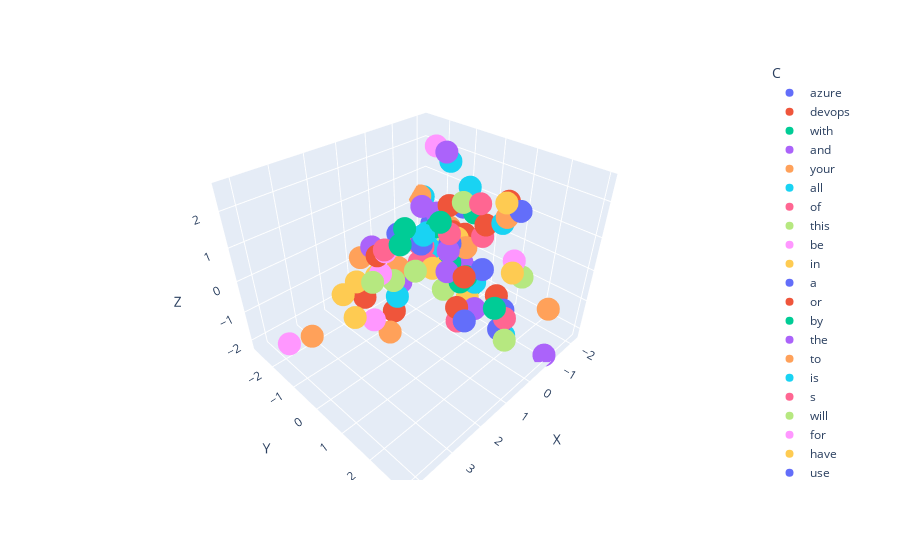

Here is the notebook cell this chart was saved with:
### Markdown cell above
## Word Visualization

pip install plotly
pip install nbformat

had to restart after installing nbformat.

### Code cell
from sklearn.decomposition import PCA

def reduceDim(X,new_dim=3):
    pca = PCA(n_components=new_dim)
    pca.fit(X)
    X_new = pca.transform(X)
    return X_new

X = np.random.rand(50,100)
print(X.shape)


X_new = reduceDim(X)
print(X_new.shape)

def sampleWords(E,W2I,wordsToSample):
    indx = [W2I[word] for word in wordsToSample]
    E_sampled = E[indx,:]
    return E_sampled

wordsToSample = ['azure', 'devops', 'with', 'and', 'your', 'all', 'of', 'this', 'be', 'in' ,'a' ,'or',
 'by', 'the', 'to', 'is' ,'s' ,'will' ,'for' ,'have' ,'use' ,'development',
 'project', '1', '3', 'com' ,'our' ,'as', 'you' ,'from', '4', 'that' ,'can' ,'at',
 'are', 'on', 'also', 'up', 'microsoft', 'an' ,'it' ,'now', 'work', 'using',
 'application', '6', 'new', 'if' ,'we' ,'section' ,'2', 'create', '5' ,'ci' ,'cd',
 'control', 'code', 'boards', 'pipelines' ,'test', 'artifacts', 'creating',
 'organization', 'items', 'source', 'github', 'repository' ,'pull' ,'request',
 'branch' ,'visual', 'studio' ,'release', 'build' ,'agents', 'hosted' ,'when',
 'agent' ,'pipeline', 'stage', 'container' ,'testing' ,'setting', 'set',
 'package', 'deployment', 'based', 'service' ,'chapter', 'how' ,'add' ,'need',
 'following', 'https', 'next' ,'used', 'here', 'run', 'name', 'see', 'select',
 'then', 'different', 'figure', 'll', 'created', 'task', 'click']

E_sampled = sampleWords(E,W2I,wordsToSample)

print(E_sampled.shape)

E_sampled_new = reduceDim(E_sampled)

print(E_sampled_new.shape)


import plotly.express as px
import pandas as pd

def plot3D(X,Y,Z,labels):
    df = pd.DataFrame({'X':X,'Y':Y,'Z':Z,'C':labels})
    fig = px.scatter_3d(df,x='X',y='Y',z='Z',color='C')
    fig.show()

plot3D(E_sampled_new[:,0],E_sampled_new[:,1],E_sampled_new[:,2],wordsToSample)

### Figure 1 — Plotly figure (JSON) as saved in the notebook; plotly's stock layout.template omitted (floating-point values rounded to 4 significant figures)
{"data": [{"hovertemplate": "C=azure<br>X=%{x}<br>Y=%{y}<br>Z=%{z}<extra></extra>", "legendgroup": "azure", "marker": {"color": "#636efa", "symbol": "circle"}, "mode": "markers", "name": "azure", "scene": "scene", "showlegend": true, "type": "scatter3d", "x": [-1.561], "y": [-0.6541], "z": [0.7226]}, {"hovertemplate": "C=devops<br>X=%{x}<br>Y=%{y}<br>Z=%{z}<extra></extra>", "legendgroup": "devops", "marker": {"color": "#EF553B", "symbol": "circle"}, "mode": "markers", "name": "devops", "scene": "scene", "showlegend": true, "type": "scatter3d", "x": [-0.6937], "y": [0.1452], "z": [0.5373]}, {"hovertemplate": "C=with<br>X=%{x}<br>Y=%{y}<br>Z=%{z}<extra></extra>", "legendgroup": "with", "marker": {"color": "#00cc96", "symbol": "circle"}, "mode": "markers", "name": "with", "scene": "scene", "showlegend": true, "type": "scatter3d", "x": [-1.213], "y": [0.02752], "z": [0.934]}, {"hovertemplate": "C=and<br>X=%{x}<br>Y=%{y}<br>Z=%{z}<extra></extra>", "legendgroup": "and", "marker": {"color": "#ab63fa", "symbol": "circle"}, "mode": "markers", "name": "and", "scene": "scene", "showlegend": true, "type": "scatter3d", "x": [0.08656], "y": [0.2622], "z": [0.4149]}, {"hovertemplate": "C=your<br>X=%{x}<br>Y=%{y}<br>Z=%{z}<extra></extra>", "legendgroup": "your", "marker": {"color": "#FFA15A", "symbol": "circle"}, "mode": "markers", "name": "your", "scene": "scene", "showlegend": true, "type": "scatter3d", "x": [-1.098], "y": [-0.7575], "z": [0.2127]}, {"hovertemplate": "C=all<br>X=%{x}<br>Y=%{y}<br>Z=%{z}<extra></extra>", "legendgroup": "all", "marker": {"color": "#19d3f3", "symbol": "circle"}, "mode": "markers", "name": "all", "scene": "scene", "showlegend": true, "type": "scatter3d", "x": [0.5316], "y": [-0.2026], "z": [0.8811]}, {"hovertemplate": "C=of<br>X=%{x}<br>Y=%{y}<br>Z=%{z}<extra></extra>", "legendgroup": "of", "marker": {"color": "#FF6692", "symbol": "circle"}, "mode": "markers", "name": "of", "scene": "scene", "showlegend": true, "type": "scatter3d", "x": [0.3727], "y": [-0.3767], "z": [0.3829]}, {"hovertemplate": "C=this<br>X=%{x}<br>Y=%{y}<br>Z=%{z}<extra></extra>", "legendgroup": "this", "marker": {"color": "#B6E880", "symbol": "circle"}, "mode": "markers", "name": "this", "scene": "scene", "showlegend": true, "type": "scatter3d", "x": [1.456], "y": [-0.3668], "z": [-0.1572]}, {"hovertemplate": "C=be<br>X=%{x}<br>Y=%{y}<br>Z=%{z}<extra></extra>", "legendgroup": "be", "marker": {"color": "#FF97FF", "symbol": "circle"}, "mode": "markers", "name": "be", "scene": "scene", "showlegend": true, "type": "scatter3d", "x": [1.507], "y": [-0.5868], "z": [0.6496]}, {"hovertemplate": "C=in<br>X=%{x}<br>Y=%{y}<br>Z=%{z}<extra></extra>", "legendgroup": "in", "marker": {"color": "#FECB52", "symbol": "circle"}, "mode": "markers", "name": "in", "scene": "scene", "showlegend": true, "type": "scatter3d", "x": [0.6116], "y": [0.2089], "z": [0.09458]}, {"hovertemplate": "C=a<br>X=%{x}<br>Y=%{y}<br>Z=%{z}<extra></extra>", "legendgroup": "a", "marker": {"color": "#636efa", "symbol": "circle"}, "mode": "markers", "name": "a", "scene": "scene", "showlegend": true, "type": "scatter3d", "x": [-1.232], "y": [0.0214], "z": [-1.056]}, {"hovertemplate": "C=or<br>X=%{x}<br>Y=%{y}<br>Z=%{z}<extra></extra>", "legendgroup": "or", "marker": {"color": "#EF553B", "symbol": "circle"}, "mode": "markers", "name": "or", "scene": "scene", "showlegend": true, "type": "scatter3d", "x": [-0.7105], "y": [0.807], "z": [1.084]}, {"hovertemplate": "C=by<br>X=%{x}<br>Y=%{y}<br>Z=%{z}<extra></extra>", "legendgroup": "by", "marker": {"color": "#00cc96", "symbol": "circle"}, "mode": "markers", "name": "by", "scene": "scene", "showlegend": true, "type": "scatter3d", "x": [-0.1591], "y": [-0.3682], "z": [0.7811]}, {"hovertemplate": "C=the<br>X=%{x}<br>Y=%{y}<br>Z=%{z}<extra></extra>", "legendgroup": "the", "marker": {"color": "#ab63fa", "symbol": "circle"}, "mode": "markers", "name": "the", "scene": "scene", "showlegend": true, "type": "scatter3d", "x": [0.3904], "y": [0.5148], "z": [0.02966]}, {"hovertemplate": "C=to<br>X=%{x}<br>Y=%{y}<br>Z=%{z}<extra></extra>", "legendgroup": "to", "marker": {"color": "#FFA15A", "symbol": "circle"}, "mode": "markers", "name": "to", "scene": "scene", "showlegend": true, "type": "scatter3d", "x": [1.166], "y": [-0.4996], "z": [0.04122]}, {"hovertemplate": "C=is<br>X=%{x}<br>Y=%{y}<br>Z=%{z}<extra></extra>", "legendgroup": "is", "marker": {"color": "#19d3f3", "symbol": "circle"}, "mode": "markers", "name": "is", "scene": "scene", "showlegend": true, "type": "scatter3d", "x": [0.08039], "y": [-0.4085], "z": [0.1645]}, {"hovertemplate": "C=s<br>X=%{x}<br>Y=%{y}<br>Z=%{z}<extra></extra>", "legendgroup": "s", "marker": {"color": "#FF6692", "symbol": "circle"}, "mode": "markers", "name": "s", "scene": "scene", "showlegend": true, "type": "scatter3d", "x": [0.3854], "y": [-0.5043], "z": [0.4303]}, {"hovertemplate": "C=will<br>X=%{x}<br>Y=%{y}<br>Z=%{z}<extra></extra>", "legendgroup": "will", "marker": {"color": "#B6E880", "symbol": "circle"}, "mode": "markers", "name": "will", "scene": "scene", "showlegend": true, "type": "scatter3d", "x": [2.036], "y": [-0.5086], "z": [0.01359]}, {"hovertemplate": "C=for<br>X=%{x}<br>Y=%{y}<br>Z=%{z}<extra></extra>", "legendgroup": "for", "marker": {"color": "#FF97FF", "symbol": "circle"}, "mode": "markers", "name": "for", "scene": "scene", "showlegend": true, "type": "scatter3d", "x": [-1.224], "y": [-1.137], "z": [-0.3515]}, {"hovertemplate": "C=have<br>X=%{x}<br>Y=%{y}<br>Z=%{z}<extra></extra>", "legendgroup": "have", "marker": {"color": "#FECB52", "symbol": "circle"}, "mode": "markers", "name": "have", "scene": "scene", "showlegend": true, "type": "scatter3d", "x": [1.807], "y": [-0.6143], "z": [0.04495]}, {"hovertemplate": "C=use<br>X=%{x}<br>Y=%{y}<br>Z=%{z}<extra></extra>", "legendgroup": "use", "marker": {"color": "#636efa", "symbol": "circle"}, "mode": "markers", "name": "use", "scene": "scene", "showlegend": true, "type": "scatter3d", "x": [0.3435], "y": [-1.377], "z": [0.3411]}, {"hovertemplate": "C=development<br>X=%{x}<br>Y=%{y}<br>Z=%{z}<extra></extra>", "legendgroup": "development", "marker": {"color": "#EF553B", "symbol": "circle"}, "mode": "markers", "name": "development", "scene": "scene", "showlegend": true, "type": "scatter3d", "x": [-0.4005], "y": [-0.03344], "z": [0.6635]}, {"hovertemplate": "C=project<br>X=%{x}<br>Y=%{y}<br>Z=%{z}<extra></extra>", "legendgroup": "project", "marker": {"color": "#00cc96", "symbol": "circle"}, "mode": "markers", "name": "project", "scene": "scene", "showlegend": true, "type": "scatter3d", "x": [-0.224], "y": [0.6507], "z": [-0.3734]}, {"hovertemplate": "C=1<br>X=%{x}<br>Y=%{y}<br>Z=%{z}<extra></extra>", "legendgroup": "1", "marker": {"color": "#ab63fa", "symbol": "circle"}, "mode": "markers", "name": "1", "scene": "scene", "showlegend": true, "type": "scatter3d", "x": [-0.007514], "y": [1.183], "z": [-1.044]}, {"hovertemplate": "C=3<br>X=%{x}<br>Y=%{y}<br>Z=%{z}<extra></extra>", "legendgroup": "3", "marker": {"color": "#FFA15A", "symbol": "circle"}, "mode": "markers", "name": "3", "scene": "scene", "showlegend": true, "type": "scatter3d", "x": [-0.6145], "y": [2.981], "z": [-0.3663]}, {"hovertemplate": "C=com<br>X=%{x}<br>Y=%{y}<br>Z=%{z}<extra></extra>", "legendgroup": "com", "marker": {"color": "#19d3f3", "symbol": "circle"}, "mode": "markers", "name": "com", "scene": "scene", "showlegend": true, "type": "scatter3d", "x": [-1.118], "y": [-0.8173], "z": [2.198]}, {"hovertemplate": "C=our<br>X=%{x}<br>Y=%{y}<br>Z=%{z}<extra></extra>", "legendgroup": "our", "marker": {"color": "#FF6692", "symbol": "circle"}, "mode": "markers", "name": "our", "scene": "scene", "showlegend": true, "type": "scatter3d", "x": [0.1734], "y": [-0.7077], "z": [-0.3657]}, {"hovertemplate": "C=as<br>X=%{x}<br>Y=%{y}<br>Z=%{z}<extra></extra>", "legendgroup": "as", "marker": {"color": "#B6E880", "symbol": "circle"}, "mode": "markers", "name": "as", "scene": "scene", "showlegend": true, "type": "scatter3d", "x": [-0.6863], "y": [-0.4806], "z": [0.2827]}, {"hovertemplate": "C=you<br>X=%{x}<br>Y=%{y}<br>Z=%{z}<extra></extra>", "legendgroup": "you", "marker": {"color": "#FF97FF", "symbol": "circle"}, "mode": "markers", "name": "you", "scene": "scene", "showlegend": true, "type": "scatter3d", "x": [1.797], "y": [-0.4705], "z": [0.1732]}, {"hovertemplate": "C=from<br>X=%{x}<br>Y=%{y}<br>Z=%{z}<extra></extra>", "legendgroup": "from", "marker": {"color": "#FECB52", "symbol": "circle"}, "mode": "markers", "name": "from", "scene": "scene", "showlegend": true, "type": "scatter3d", "x": [-0.3739], "y": [1.592], "z": [2.13]}, {"hovertemplate": "C=4<br>X=%{x}<br>Y=%{y}<br>Z=%{z}<extra></extra>", "legendgroup": "4", "marker": {"color": "#636efa", "symbol": "circle"}, "mode": "markers", "name": "4", "scene": "scene", "showlegend": true, "type": "scatter3d", "x": [-0.5436], "y": [1.672], "z": [-1.81]}, {"hovertemplate": "C=that<br>X=%{x}<br>Y=%{y}<br>Z=%{z}<extra></extra>", "legendgroup": "that", "marker": {"color": "#EF553B", "symbol": "circle"}, "mode": "markers", "name": "that", "scene": "scene", "showlegend": true, "type": "scatter3d", "x": [1.687], "y": [-0.6961], "z": [0.5611]}, {"hovertemplate": "C=can<br>X=%{x}<br>Y=%{y}<br>Z=%{z}<extra></extra>", "legendgroup": "can", "marker": {"color": "#00cc96", "symbol": "circle"}, "mode": "markers", "name": "can", "scene": "scene", "showlegend": true, "type": "scatter3d", "x": [1.198], "y": [-0.3666], "z": [0.8153]}, {"hovertemplate": "C=at<br>X=%{x}<br>Y=%{y}<br>Z=%{z}<extra></extra>", "legendgroup": "at", "marker": {"color": "#ab63fa", "symbol": "circle"}, "mode": "markers", "name": "at", "scene": "scene", "showlegend": true, "type": "scatter3d", "x": [1.684], "y": [-0.8935], "z": [0.7366]}, {"hovertemplate": "C=are<br>X=%{x}<br>Y=%{y}<br>Z=%{z}<extra></extra>", "legendgroup": "are", "marker": {"color": "#FFA15A", "symbol": "circle"}, "mode": "markers", "name": "are", "scene": "scene", "showlegend": true, "type": "scatter3d", "x": [1.93], "y": [-1.07], "z": [0.4451]}, {"hovertemplate": "C=on<br>X=%{x}<br>Y=%{y}<br>Z=%{z}<extra></extra>", "legendgroup": "on", "marker": {"color": "#19d3f3", "symbol": "circle"}, "mode": "markers", "name": "on", "scene": "scene", "showlegend": true, "type": "scatter3d", "x": [-0.477], "y": [0.7702], "z": [-0.6309]}, {"hovertemplate": "C=also<br>X=%{x}<br>Y=%{y}<br>Z=%{z}<extra></extra>", "legendgroup": "also", "marker": {"color": "#FF6692", "symbol": "circle"}, "mode": "markers", "name": "also", "scene": "scene", "showlegend": true, "type": "scatter3d", "x": [1.509], "y": [-0.6171], "z": [0.6913]}, {"hovertemplate": "C=up<br>X=%{x}<br>Y=%{y}<br>Z=%{z}<extra></extra>", "legendgroup": "up", "marker": {"color": "#B6E880", "symbol": "circle"}, "mode": "markers", "name": "up", "scene": "scene", "showlegend": true, "type": "scatter3d", "x": [-2.175], "y": [-2.729], "z": [-1.695]}, {"hovertemplate": "C=microsoft<br>X=%{x}<br>Y=%{y}<br>Z=%{z}<extra></extra>", "legendgroup": "microsoft", "marker": {"color": "#FF97FF", "symbol": "circle"}, "mode": "markers", "name": "microsoft", "scene": "scene", "showlegend": true, "type": "scatter3d", "x": [-1.879], "y": [-2.064], "z": [2.067]}, {"hovertemplate": "C=an<br>X=%{x}<br>Y=%{y}<br>Z=%{z}<extra></extra>", "legendgroup": "an", "marker": {"color": "#FECB52", "symbol": "circle"}, "mode": "markers", "name": "an", "scene": "scene", "showlegend": true, "type": "scatter3d", "x": [-0.4782], "y": [-0.5853], "z": [-0.7776]}, {"hovertemplate": "C=it<br>X=%{x}<br>Y=%{y}<br>Z=%{z}<extra></extra>", "legendgroup": "it", "marker": {"color": "#636efa", "symbol": "circle"}, "mode": "markers", "name": "it", "scene": "scene", "showlegend": true, "type": "scatter3d", "x": [0.4785], "y": [-0.3355], "z": [0.5307]}, {"hovertemplate": "C=now<br>X=%{x}<br>Y=%{y}<br>Z=%{z}<extra></extra>", "legendgroup": "now", "marker": {"color": "#EF553B", "symbol": "circle"}, "mode": "markers", "name": "now", "scene": "scene", "showlegend": true, "type": "scatter3d", "x": [1.493], "y": [-0.3405], "z": [-1.138]}, {"hovertemplate": "C=work<br>X=%{x}<br>Y=%{y}<br>Z=%{z}<extra></extra>", "legendgroup": "work", "marker": {"color": "#00cc96", "symbol": "circle"}, "mode": "markers", "name": "work", "scene": "scene", "showlegend": true, "type": "scatter3d", "x": [0.5001], "y": [0.3301], "z": [1.462]}, {"hovertemplate": "C=using<br>X=%{x}<br>Y=%{y}<br>Z=%{z}<extra></extra>", "legendgroup": "using", "marker": {"color": "#ab63fa", "symbol": "circle"}, "mode": "markers", "name": "using", "scene": "scene", "showlegend": true, "type": "scatter3d", "x": [-0.8183], "y": [-0.9968], "z": [0.6886]}, {"hovertemplate": "C=application<br>X=%{x}<br>Y=%{y}<br>Z=%{z}<extra></extra>", "legendgroup": "application", "marker": {"color": "#FFA15A", "symbol": "circle"}, "mode": "markers", "name": "application", "scene": "scene", "showlegend": true, "type": "scatter3d", "x": [-1.133], "y": [-1.631], "z": [-1.006]}, {"hovertemplate": "C=6<br>X=%{x}<br>Y=%{y}<br>Z=%{z}<extra></extra>", "legendgroup": "6", "marker": {"color": "#19d3f3", "symbol": "circle"}, "mode": "markers", "name": "6", "scene": "scene", "showlegend": true, "type": "scatter3d", "x": [-0.5781], "y": [1.836], "z": [-1.949]}, {"hovertemplate": "C=new<br>X=%{x}<br>Y=%{y}<br>Z=%{z}<extra></extra>", "legendgroup": "new", "marker": {"color": "#FF6692", "symbol": "circle"}, "mode": "markers", "name": "new", "scene": "scene", "showlegend": true, "type": "scatter3d", "x": [-0.4263], "y": [1.888], "z": [-1.214]}, {"hovertemplate": "C=if<br>X=%{x}<br>Y=%{y}<br>Z=%{z}<extra></extra>", "legendgroup": "if", "marker": {"color": "#B6E880", "symbol": "circle"}, "mode": "markers", "name": "if", "scene": "scene", "showlegend": true, "type": "scatter3d", "x": [0.9651], "y": [-0.06642], "z": [0.0439]}, {"hovertemplate": "C=we<br>X=%{x}<br>Y=%{y}<br>Z=%{z}<extra></extra>", "legendgroup": "we", "marker": {"color": "#FF97FF", "symbol": "circle"}, "mode": "markers", "name": "we", "scene": "scene", "showlegend": true, "type": "scatter3d", "x": [4.219], "y": [-1.199], "z": [-1.088]}, {"hovertemplate": "C=section<br>X=%{x}<br>Y=%{y}<br>Z=%{z}<extra></extra>", "legendgroup": "section", "marker": {"color": "#FECB52", "symbol": "circle"}, "mode": "markers", "name": "section", "scene": "scene", "showlegend": true, "type": "scatter3d", "x": [2.625], "y": [-0.5707], "z": [-0.8234]}, {"hovertemplate": "C=2<br>X=%{x}<br>Y=%{y}<br>Z=%{z}<extra></extra>", "legendgroup": "2", "marker": {"color": "#636efa", "symbol": "circle"}, "mode": "markers", "name": "2", "scene": "scene", "showlegend": true, "type": "scatter3d", "x": [-0.5171], "y": [1.749], "z": [-1.062]}, {"hovertemplate": "C=create<br>X=%{x}<br>Y=%{y}<br>Z=%{z}<extra></extra>", "legendgroup": "create", "marker": {"color": "#EF553B", "symbol": "circle"}, "mode": "markers", "name": "create", "scene": "scene", "showlegend": true, "type": "scatter3d", "x": [0.414], "y": [0.9201], "z": [-0.9121]}, {"hovertemplate": "C=5<br>X=%{x}<br>Y=%{y}<br>Z=%{z}<extra></extra>", "legendgroup": "5", "marker": {"color": "#00cc96", "symbol": "circle"}, "mode": "markers", "name": "5", "scene": "scene", "showlegend": true, "type": "scatter3d", "x": [-0.1719], "y": [1.708], "z": [-0.8239]}, {"hovertemplate": "C=ci<br>X=%{x}<br>Y=%{y}<br>Z=%{z}<extra></extra>", "legendgroup": "ci", "marker": {"color": "#ab63fa", "symbol": "circle"}, "mode": "markers", "name": "ci", "scene": "scene", "showlegend": true, "type": "scatter3d", "x": [-1.901], "y": [-1.689], "z": [-1.226]}, {"hovertemplate": "C=cd<br>X=%{x}<br>Y=%{y}<br>Z=%{z}<extra></extra>", "legendgroup": "cd", "marker": {"color": "#FFA15A", "symbol": "circle"}, "mode": "markers", "name": "cd", "scene": "scene", "showlegend": true, "type": "scatter3d", "x": [-1.779], "y": [-1.41], "z": [-0.8988]}, {"hovertemplate": "C=control<br>X=%{x}<br>Y=%{y}<br>Z=%{z}<extra></extra>", "legendgroup": "control", "marker": {"color": "#19d3f3", "symbol": "circle"}, "mode": "markers", "name": "control", "scene": "scene", "showlegend": true, "type": "scatter3d", "x": [-0.8787], "y": [1.202], "z": [1.222]}, {"hovertemplate": "C=code<br>X=%{x}<br>Y=%{y}<br>Z=%{z}<extra></extra>", "legendgroup": "code", "marker": {"color": "#FF6692", "symbol": "circle"}, "mode": "markers", "name": "code", "scene": "scene", "showlegend": true, "type": "scatter3d", "x": [-0.3499], "y": [0.8582], "z": [1.845]}, {"hovertemplate": "C=boards<br>X=%{x}<br>Y=%{y}<br>Z=%{z}<extra></extra>", "legendgroup": "boards", "marker": {"color": "#B6E880", "symbol": "circle"}, "mode": "markers", "name": "boards", "scene": "scene", "showlegend": true, "type": "scatter3d", "x": [-0.2565], "y": [0.3964], "z": [1.746]}, {"hovertemplate": "C=pipelines<br>X=%{x}<br>Y=%{y}<br>Z=%{z}<extra></extra>", "legendgroup": "pipelines", "marker": {"color": "#FF97FF", "symbol": "circle"}, "mode": "markers", "name": "pipelines", "scene": "scene", "showlegend": true, "type": "scatter3d", "x": [-0.986], "y": [-0.5539], "z": [0.05863]}, {"hovertemplate": "C=test<br>X=%{x}<br>Y=%{y}<br>Z=%{z}<extra></extra>", "legendgroup": "test", "marker": {"color": "#FECB52", "symbol": "circle"}, "mode": "markers", "name": "test", "scene": "scene", "showlegend": true, "type": "scatter3d", "x": [-0.293], "y": [0.2243], "z": [0.6215]}, {"hovertemplate": "C=artifacts<br>X=%{x}<br>Y=%{y}<br>Z=%{z}<extra></extra>", "legendgroup": "artifacts", "marker": {"color": "#636efa", "symbol": "circle"}, "mode": "markers", "name": "artifacts", "scene": "scene", "showlegend": true, "type": "scatter3d", "x": [-0.04021], "y": [0.2024], "z": [0.5579]}, {"hovertemplate": "C=creating<br>X=%{x}<br>Y=%{y}<br>Z=%{z}<extra></extra>", "legendgroup": "creating", "marker": {"color": "#EF553B", "symbol": "circle"}, "mode": "markers", "name": "creating", "scene": "scene", "showlegend": true, "type": "scatter3d", "x": [-1.322], "y": [0.9502], "z": [-1.464]}, {"hovertemplate": "C=organization<br>X=%{x}<br>Y=%{y}<br>Z=%{z}<extra></extra>", "legendgroup": "organization", "marker": {"color": "#00cc96", "symbol": "circle"}, "mode": "markers", "name": "organization", "scene": "scene", "showlegend": true, "type": "scatter3d", "x": [-0.2516], "y": [0.04214], "z": [-0.2308]}, {"hovertemplate": "C=items<br>X=%{x}<br>Y=%{y}<br>Z=%{z}<extra></extra>", "legendgroup": "items", "marker": {"color": "#ab63fa", "symbol": "circle"}, "mode": "markers", "name": "items", "scene": "scene", "showlegend": true, "type": "scatter3d", "x": [0.8192], "y": [0.01489], "z": [1.895]}, {"hovertemplate": "C=source<br>X=%{x}<br>Y=%{y}<br>Z=%{z}<extra></extra>", "legendgroup": "source", "marker": {"color": "#FFA15A", "symbol": "circle"}, "mode": "markers", "name": "source", "scene": "scene", "showlegend": true, "type": "scatter3d", "x": [-0.8172], "y": [1.349], "z": [1.479]}, {"hovertemplate": "C=github<br>X=%{x}<br>Y=%{y}<br>Z=%{z}<extra></extra>", "legendgroup": "github", "marker": {"color": "#19d3f3", "symbol": "circle"}, "mode": "markers", "name": "github", "scene": "scene", "showlegend": true, "type": "scatter3d", "x": [-0.7105], "y": [0.2173], "z": [1.94]}, {"hovertemplate": "C=repository<br>X=%{x}<br>Y=%{y}<br>Z=%{z}<extra></extra>", "legendgroup": "repository", "marker": {"color": "#FF6692", "symbol": "circle"}, "mode": "markers", "name": "repository", "scene": "scene", "showlegend": true, "type": "scatter3d", "x": [-0.5934], "y": [0.8209], "z": [0.8005]}, {"hovertemplate": "C=pull<br>X=%{x}<br>Y=%{y}<br>Z=%{z}<extra></extra>", "legendgroup": "pull", "marker": {"color": "#B6E880", "symbol": "circle"}, "mode": "markers", "name": "pull", "scene": "scene", "showlegend": true, "type": "scatter3d", "x": [-0.7654], "y": [2.033], "z": [0.04266]}, {"hovertemplate": "C=request<br>X=%{x}<br>Y=%{y}<br>Z=%{z}<extra></extra>", "legendgroup": "request", "marker": {"color": "#FF97FF", "symbol": "circle"}, "mode": "markers", "name": "request", "scene": "scene", "showlegend": true, "type": "scatter3d", "x": [-0.5673], "y": [1.868], "z": [0.5549]}, {"hovertemplate": "C=branch<br>X=%{x}<br>Y=%{y}<br>Z=%{z}<extra></extra>", "legendgroup": "branch", "marker": {"color": "#FECB52", "symbol": "circle"}, "mode": "markers", "name": "branch", "scene": "scene", "showlegend": true, "type": "scatter3d", "x": [-0.3563], "y": [1.992], "z": [0.3561]}, {"hovertemplate": "C=visual<br>X=%{x}<br>Y=%{y}<br>Z=%{z}<extra></extra>", "legendgroup": "visual", "marker": {"color": "#636efa", "symbol": "circle"}, "mode": "markers", "name": "visual", "scene": "scene", "showlegend": true, "type": "scatter3d", "x": [-0.5445], "y": [1.889], "z": [1.959]}, {"hovertemplate": "C=studio<br>X=%{x}<br>Y=%{y}<br>Z=%{z}<extra></extra>", "legendgroup": "studio", "marker": {"color": "#EF553B", "symbol": "circle"}, "mode": "markers", "name": "studio", "scene": "scene", "showlegend": true, "type": "scatter3d", "x": [-0.4831], "y": [1.579], "z": [2.131]}, {"hovertemplate": "C=release<br>X=%{x}<br>Y=%{y}<br>Z=%{z}<extra></extra>", "legendgroup": "release", "marker": {"color": "#00cc96", "symbol": "circle"}, "mode": "markers", "name": "release", "scene": "scene", "showlegend": true, "type": "scatter3d", "x": [-0.9136], "y": [0.3353], "z": [-1.174]}, {"hovertemplate": "C=build<br>X=%{x}<br>Y=%{y}<br>Z=%{z}<extra></extra>", "legendgroup": "build", "marker": {"color": "#ab63fa", "symbol": "circle"}, "mode": "markers", "name": "build", "scene": "scene", "showlegend": true, "type": "scatter3d", "x": [-0.8398], "y": [-0.01173], "z": [-0.5346]}, {"hovertemplate": "C=agents<br>X=%{x}<br>Y=%{y}<br>Z=%{z}<extra></extra>", "legendgroup": "agents", "marker": {"color": "#FFA15A", "symbol": "circle"}, "mode": "markers", "name": "agents", "scene": "scene", "showlegend": true, "type": "scatter3d", "x": [-1.918], "y": [-2.776], "z": [0.189]}, {"hovertemplate": "C=hosted<br>X=%{x}<br>Y=%{y}<br>Z=%{z}<extra></extra>", "legendgroup": "hosted", "marker": {"color": "#19d3f3", "symbol": "circle"}, "mode": "markers", "name": "hosted", "scene": "scene", "showlegend": true, "type": "scatter3d", "x": [-2.055], "y": [-2.756], "z": [0.1185]}, {"hovertemplate": "C=when<br>X=%{x}<br>Y=%{y}<br>Z=%{z}<extra></extra>", "legendgroup": "when", "marker": {"color": "#FF6692", "symbol": "circle"}, "mode": "markers", "name": "when", "scene": "scene", "showlegend": true, "type": "scatter3d", "x": [0.5401], "y": [-0.05036], "z": [0.06896]}, {"hovertemplate": "C=agent<br>X=%{x}<br>Y=%{y}<br>Z=%{z}<extra></extra>", "legendgroup": "agent", "marker": {"color": "#B6E880", "symbol": "circle"}, "mode": "markers", "name": "agent", "scene": "scene", "showlegend": true, "type": "scatter3d", "x": [-1.513], "y": [-0.7248], "z": [-0.9731]}, {"hovertemplate": "C=pipeline<br>X=%{x}<br>Y=%{y}<br>Z=%{z}<extra></extra>", "legendgroup": "pipeline", "marker": {"color": "#FF97FF", "symbol": "circle"}, "mode": "markers", "name": "pipeline", "scene": "scene", "showlegend": true, "type": "scatter3d", "x": [-1.727], "y": [-0.718], "z": [-1.497]}, {"hovertemplate": "C=stage<br>X=%{x}<br>Y=%{y}<br>Z=%{z}<extra></extra>", "legendgroup": "stage", "marker": {"color": "#FECB52", "symbol": "circle"}, "mode": "markers", "name": "stage", "scene": "scene", "showlegend": true, "type": "scatter3d", "x": [-0.5203], "y": [0.5194], "z": [-1.323]}, {"hovertemplate": "C=container<br>X=%{x}<br>Y=%{y}<br>Z=%{z}<extra></extra>", "legendgroup": "container", "marker": {"color": "#636efa", "symbol": "circle"}, "mode": "markers", "name": "container", "scene": "scene", "showlegend": true, "type": "scatter3d", "x": [-1.653], "y": [-1.97], "z": [-0.386]}, {"hovertemplate": "C=testing<br>X=%{x}<br>Y=%{y}<br>Z=%{z}<extra></extra>", "legendgroup": "testing", "marker": {"color": "#EF553B", "symbol": "circle"}, "mode": "markers", "name": "testing", "scene": "scene", "showlegend": true, "type": "scatter3d", "x": [-0.2267], "y": [-0.04003], "z": [1.508]}, {"hovertemplate": "C=setting<br>X=%{x}<br>Y=%{y}<br>Z=%{z}<extra></extra>", "legendgroup": "setting", "marker": {"color": "#00cc96", "symbol": "circle"}, "mode": "markers", "name": "setting", "scene": "scene", "showlegend": true, "type": "scatter3d", "x": [-2.13], "y": [-2.447], "z": [-1.575]}, {"hovertemplate": "C=set<br>X=%{x}<br>Y=%{y}<br>Z=%{z}<extra></extra>", "legendgroup": "set", "marker": {"color": "#ab63fa", "symbol": "circle"}, "mode": "markers", "name": "set", "scene": "scene", "showlegend": true, "type": "scatter3d", "x": [0.4233], "y": [-1.219], "z": [-1.197]}, {"hovertemplate": "C=package<br>X=%{x}<br>Y=%{y}<br>Z=%{z}<extra></extra>", "legendgroup": "package", "marker": {"color": "#FFA15A", "symbol": "circle"}, "mode": "markers", "name": "package", "scene": "scene", "showlegend": true, "type": "scatter3d", "x": [-0.3438], "y": [0.4955], "z": [0.4253]}, {"hovertemplate": "C=deployment<br>X=%{x}<br>Y=%{y}<br>Z=%{z}<extra></extra>", "legendgroup": "deployment", "marker": {"color": "#19d3f3", "symbol": "circle"}, "mode": "markers", "name": "deployment", "scene": "scene", "showlegend": true, "type": "scatter3d", "x": [-0.6013], "y": [-0.01219], "z": [-1.045]}, {"hovertemplate": "C=based<br>X=%{x}<br>Y=%{y}<br>Z=%{z}<extra></extra>", "legendgroup": "based", "marker": {"color": "#FF6692", "symbol": "circle"}, "mode": "markers", "name": "based", "scene": "scene", "showlegend": true, "type": "scatter3d", "x": [-2.006], "y": [-1.419], "z": [-1.159]}, {"hovertemplate": "C=service<br>X=%{x}<br>Y=%{y}<br>Z=%{z}<extra></extra>", "legendgroup": "service", "marker": {"color": "#B6E880", "symbol": "circle"}, "mode": "markers", "name": "service", "scene": "scene", "showlegend": true, "type": "scatter3d", "x": [-1.205], "y": [0.02208], "z": [-1.275]}, {"hovertemplate": "C=chapter<br>X=%{x}<br>Y=%{y}<br>Z=%{z}<extra></extra>", "legendgroup": "chapter", "marker": {"color": "#FF97FF", "symbol": "circle"}, "mode": "markers", "name": "chapter", "scene": "scene", "showlegend": true, "type": "scatter3d", "x": [2.303], "y": [-0.2037], "z": [-0.874]}, {"hovertemplate": "C=how<br>X=%{x}<br>Y=%{y}<br>Z=%{z}<extra></extra>", "legendgroup": "how", "marker": {"color": "#FECB52", "symbol": "circle"}, "mode": "markers", "name": "how", "scene": "scene", "showlegend": true, "type": "scatter3d", "x": [2.598], "y": [-1.033], "z": [-0.3568]}, {"hovertemplate": "C=add<br>X=%{x}<br>Y=%{y}<br>Z=%{z}<extra></extra>", "legendgroup": "add", "marker": {"color": "#636efa", "symbol": "circle"}, "mode": "markers", "name": "add", "scene": "scene", "showlegend": true, "type": "scatter3d", "x": [0.5684], "y": [1.327], "z": [-1.035]}, {"hovertemplate": "C=need<br>X=%{x}<br>Y=%{y}<br>Z=%{z}<extra></extra>", "legendgroup": "need", "marker": {"color": "#EF553B", "symbol": "circle"}, "mode": "markers", "name": "need", "scene": "scene", "showlegend": true, "type": "scatter3d", "x": [2.222], "y": [-0.6262], "z": [-0.4259]}, {"hovertemplate": "C=following<br>X=%{x}<br>Y=%{y}<br>Z=%{z}<extra></extra>", "legendgroup": "following", "marker": {"color": "#00cc96", "symbol": "circle"}, "mode": "markers", "name": "following", "scene": "scene", "showlegend": true, "type": "scatter3d", "x": [0.2015], "y": [0.8131], "z": [-0.2408]}, {"hovertemplate": "C=https<br>X=%{x}<br>Y=%{y}<br>Z=%{z}<extra></extra>", "legendgroup": "https", "marker": {"color": "#ab63fa", "symbol": "circle"}, "mode": "markers", "name": "https", "scene": "scene", "showlegend": true, "type": "scatter3d", "x": [-0.8474], "y": [-0.7308], "z": [2.56]}, {"hovertemplate": "C=next<br>X=%{x}<br>Y=%{y}<br>Z=%{z}<extra></extra>", "legendgroup": "next", "marker": {"color": "#FFA15A", "symbol": "circle"}, "mode": "markers", "name": "next", "scene": "scene", "showlegend": true, "type": "scatter3d", "x": [2.102], "y": [0.1583], "z": [-1.189]}, {"hovertemplate": "C=used<br>X=%{x}<br>Y=%{y}<br>Z=%{z}<extra></extra>", "legendgroup": "used", "marker": {"color": "#19d3f3", "symbol": "circle"}, "mode": "markers", "name": "used", "scene": "scene", "showlegend": true, "type": "scatter3d", "x": [0.0547], "y": [-0.537], "z": [0.6113]}, {"hovertemplate": "C=here<br>X=%{x}<br>Y=%{y}<br>Z=%{z}<extra></extra>", "legendgroup": "here", "marker": {"color": "#FF6692", "symbol": "circle"}, "mode": "markers", "name": "here", "scene": "scene", "showlegend": true, "type": "scatter3d", "x": [0.101], "y": [0.2927], "z": [0.9524]}, {"hovertemplate": "C=run<br>X=%{x}<br>Y=%{y}<br>Z=%{z}<extra></extra>", "legendgroup": "run", "marker": {"color": "#B6E880", "symbol": "circle"}, "mode": "markers", "name": "run", "scene": "scene", "showlegend": true, "type": "scatter3d", "x": [0.3128], "y": [0.3408], "z": [-0.6796]}, {"hovertemplate": "C=name<br>X=%{x}<br>Y=%{y}<br>Z=%{z}<extra></extra>", "legendgroup": "name", "marker": {"color": "#FF97FF", "symbol": "circle"}, "mode": "markers", "name": "name", "scene": "scene", "showlegend": true, "type": "scatter3d", "x": [-0.4115], "y": [0.4267], "z": [-0.6558]}, {"hovertemplate": "C=see<br>X=%{x}<br>Y=%{y}<br>Z=%{z}<extra></extra>", "legendgroup": "see", "marker": {"color": "#FECB52", "symbol": "circle"}, "mode": "markers", "name": "see", "scene": "scene", "showlegend": true, "type": "scatter3d", "x": [2.303], "y": [-0.8244], "z": [0.002035]}, {"hovertemplate": "C=select<br>X=%{x}<br>Y=%{y}<br>Z=%{z}<extra></extra>", "legendgroup": "select", "marker": {"color": "#636efa", "symbol": "circle"}, "mode": "markers", "name": "select", "scene": "scene", "showlegend": true, "type": "scatter3d", "x": [-0.02954], "y": [1.319], "z": [0.2901]}, {"hovertemplate": "C=then<br>X=%{x}<br>Y=%{y}<br>Z=%{z}<extra></extra>", "legendgroup": "then", "marker": {"color": "#EF553B", "symbol": "circle"}, "mode": "markers", "name": "then", "scene": "scene", "showlegend": true, "type": "scatter3d", "x": [0.6162], "y": [1.269], "z": [0.3639]}, {"hovertemplate": "C=different<br>X=%{x}<br>Y=%{y}<br>Z=%{z}<extra></extra>", "legendgroup": "different", "marker": {"color": "#00cc96", "symbol": "circle"}, "mode": "markers", "name": "different", "scene": "scene", "showlegend": true, "type": "scatter3d", "x": [1.188], "y": [-0.2043], "z": [1.35]}, {"hovertemplate": "C=figure<br>X=%{x}<br>Y=%{y}<br>Z=%{z}<extra></extra>", "legendgroup": "figure", "marker": {"color": "#ab63fa", "symbol": "circle"}, "mode": "markers", "name": "figure", "scene": "scene", "showlegend": true, "type": "scatter3d", "x": [-0.9426], "y": [2.945], "z": [-2.189]}, {"hovertemplate": "C=ll<br>X=%{x}<br>Y=%{y}<br>Z=%{z}<extra></extra>", "legendgroup": "ll", "marker": {"color": "#FFA15A", "symbol": "circle"}, "mode": "markers", "name": "ll", "scene": "scene", "showlegend": true, "type": "scatter3d", "x": [3.564], "y": [-1.201], "z": [-1.264]}, {"hovertemplate": "C=created<br>X=%{x}<br>Y=%{y}<br>Z=%{z}<extra></extra>", "legendgroup": "created", "marker": {"color": "#19d3f3", "symbol": "circle"}, "mode": "markers", "name": "created", "scene": "scene", "showlegend": true, "type": "scatter3d", "x": [1.525], "y": [-0.164], "z": [-0.5243]}, {"hovertemplate": "C=task<br>X=%{x}<br>Y=%{y}<br>Z=%{z}<extra></extra>", "legendgroup": "task", "marker": {"color": "#FF6692", "symbol": "circle"}, "mode": "markers", "name": "task", "scene": "scene", "showlegend": true, "type": "scatter3d", "x": [0.3926], "y": [0.9454], "z": [-1.383]}, {"hovertemplate": "C=click<br>X=%{x}<br>Y=%{y}<br>Z=%{z}<extra></extra>", "legendgroup": "click", "marker": {"color": "#B6E880", "symbol": "circle"}, "mode": "markers", "name": "click", "scene": "scene", "showlegend": true, "type": "scatter3d", "x": [0.008247], "y": [2.241], "z": [-1.477]}], "layout": {"legend": {"title": {"text": "C"}, "tracegroupgap": 0}, "margin": {"t": 60}, "scene": {"domain": {"x": [0, 1], "y": [0, 1]}, "xaxis": {"title": {"text": "X"}}, "yaxis": {"title": {"text": "Y"}}, "zaxis": {"title": {"text": "Z"}}}}}
